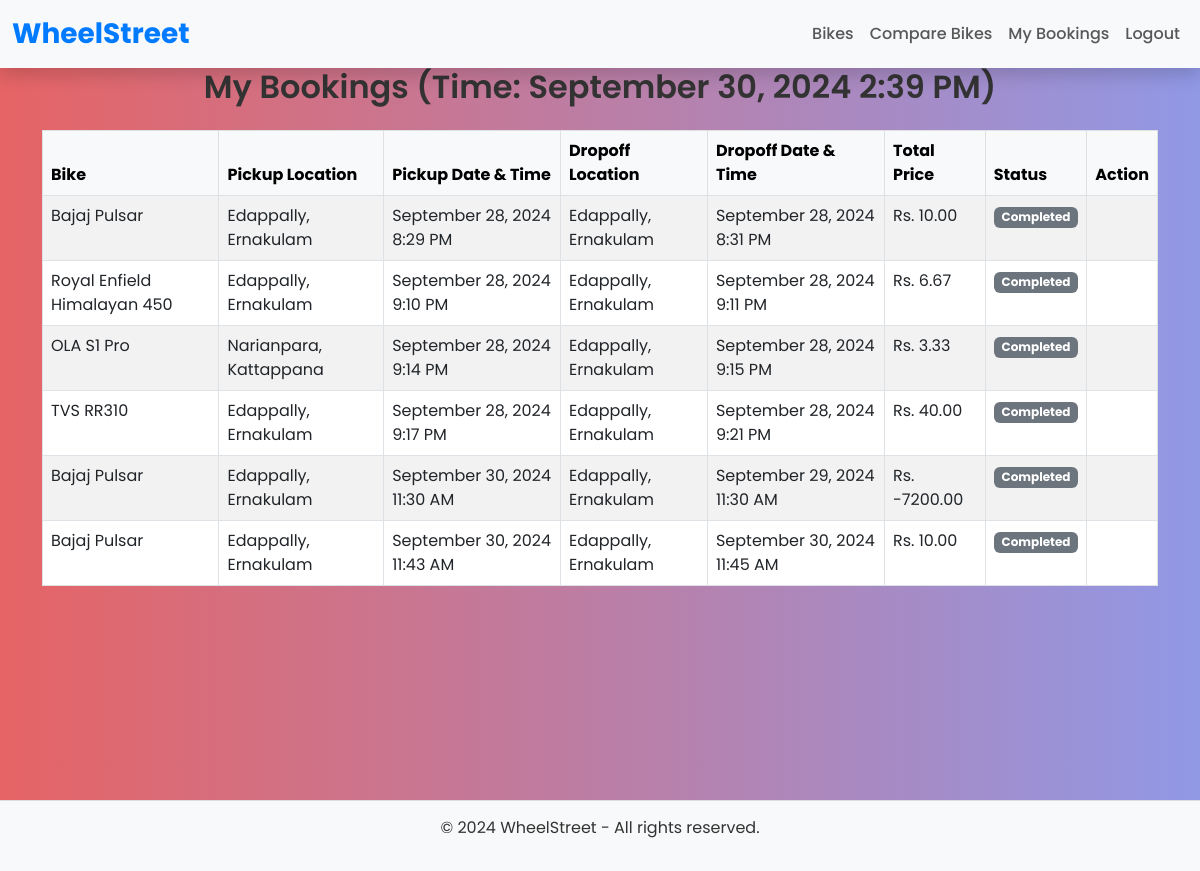
Page /my-bookings/ (signed in) on the committed database.
### main/models.py (models this page shows, shortened)
class Rental(models.Model):
    user = models.ForeignKey(User, on_delete=models.CASCADE)
    bike = models.ForeignKey(Bike, on_delete=models.CASCADE)
    pickup_location = models.ForeignKey(Location, related_name='pickups', on_delete=models.CASCADE, null=True)
    dropoff_location = models.ForeignKey(Location, related_name='dropoffs', on_delete=models.CASCADE, null=True)
    pickup_date = models.DateTimeField()
    dropoff_date = models.DateTimeField()
    total_price = models.DecimalField(max_digits=10, decimal_places=2, default=0)

class Bike(models.Model):
    BIKE_TYPES = [
        ('Road', 'Road Bike'),
        ('Mountain', 'Mountain Bike'),
        ('Hybrid', 'Hybrid Bike'),
        ('Electric', 'Electric Bike')
    ]
    bike_type = models.CharField(max_length=20, choices=BIKE_TYPES)
    brand = models.CharField(max_length=50)
    model = models.CharField(max_length=50)
    price_per_hour = models.DecimalField(max_digits=6, decimal_places=2)  # Pricing for hourly rentals
    available = models.BooleanField(default=True)
    description = models.TextField(blank=True, null=True)
    mileage = models.DecimalField(max_digits=6, decimal_places=2)  # Bike mileage in kilometers or miles
    image = models.ImageField(upload_to='bike_images/', blank=True, null=True)  # Image upload path

class Location(models.Model):
    name = models.CharField(max_length=255)  # Name of the location
    address = models.TextField()  # Address of the location
    city = models.CharField(max_length=100)
    state = models.CharField(max_length=100)
    zip_code = models.CharField(max_length=10)

### main/views.py (the view)
# urls.py: path('my-bookings/', views.my_bookings, name='my_bookings'),  # List user's bookings
@login_required
def my_bookings(request):
    rentals = Rental.objects.filter(user=request.user)
    return render(request, 'main/my_bookings.html', {'bookings': rentals, 'now': now()})

### main/templates/main/my_bookings.html (shortened to what this page needs)
{% extends 'main/base.html' %}
{% block content %}
<div class="container my-5">
    <h2 class="text-center mb-4">My Bookings (Time: {{ now|date:"F j, Y g:i A" }})</h2>
    {% if bookings %}
        <div class="table-responsive">
            <table class="table table-striped table-bordered">
                <thead class="table-light">
                    <tr>
                        <th>Bike</th>
                        <th>Pickup Location</th>
                        <th>Pickup Date & Time</th>
                        <th>Dropoff Location</th>
                        <th>Dropoff Date & Time</th>
                        <th>Total Price</th>
                        <th>Status</th>
                        <th>Action</th>
                    </tr>
                </thead>
                <tbody>
                    {% for booking in bookings %}
                    <tr>
                        <td>{{ booking.bike.brand }} {{ booking.bike.model }}</td>
                        <td>{{ booking.pickup_location.name }}</td>
                        <td>{{ booking.pickup_date|date:"F j, Y g:i A" }}</td>
                        <td>{{ booking.dropoff_location.name }}</td>
                        <td>{{ booking.dropoff_date|date:"F j, Y g:i A" }}</td>
                        <td>Rs. {{ booking.total_price }}</td>
                        <td>
                            {% if booking.dropoff_date < now %}
                                <span class="badge bg-secondary">Completed</span>
                            {% else %}
                                <span class="badge bg-success">Active</span>
                            {% endif %}
                        </td>
                        <td>
                        </td>
                    </tr>
                    {% endfor %}
                </tbody>
            </table>
        </div>
    {% else %}
        <p class="text-center">You have no bookings yet.</p>
    {% endif %}
</div>
{% endblock %}

### rows in the picture
Rental: bike.brand "Bajaj", bike.model "Pulsar", pickup_location.name "Edappally, Ernakulam", pickup_date "September 28, 2024 8:29 PM", dropoff_location.name "Edappally, Ernakulam", dropoff_date "September 28, 2024 8:31 PM", total_price "10.00", shows "Completed"
Rental: bike.brand "Royal Enfield", bike.model "Himalayan 450", pickup_location.name "Edappally, Ernakulam", pickup_date "September 28, 2024 9:10 PM", dropoff_location.name "Edappally, Ernakulam", dropoff_date "September 28, 2024 9:11 PM", total_price "6.67", shows "Completed"
Rental: bike.brand "OLA", bike.model "S1 Pro", pickup_location.name "Narianpara, Kattappana", pickup_date "September 28, 2024 9:14 PM", dropoff_location.name "Edappally, Ernakulam", dropoff_date "September 28, 2024 9:15 PM", total_price "3.33", shows "Completed"
Rental: bike.brand "TVS", bike.model "RR310", pickup_location.name "Edappally, Ernakulam", pickup_date "September 28, 2024 9:17 PM", dropoff_location.name "Edappally, Ernakulam", dropoff_date "September 28, 2024 9:21 PM", total_price "40.00", shows "Completed"
Rental: bike.brand "Bajaj", bike.model "Pulsar", pickup_location.name "Edappally, Ernakulam", pickup_date "September 30, 2024 11:30 AM", dropoff_location.name "Edappally, Ernakulam", dropoff_date "September 29, 2024 11:30 AM", total_price "-7200.00", shows "Completed"
Rental: bike.brand "Bajaj", bike.model "Pulsar", pickup_location.name "Edappally, Ernakulam", pickup_date "September 30, 2024 11:43 AM", dropoff_location.name "Edappally, Ernakulam", dropoff_date "September 30, 2024 11:45 AM", total_price "10.00", shows "Completed"
